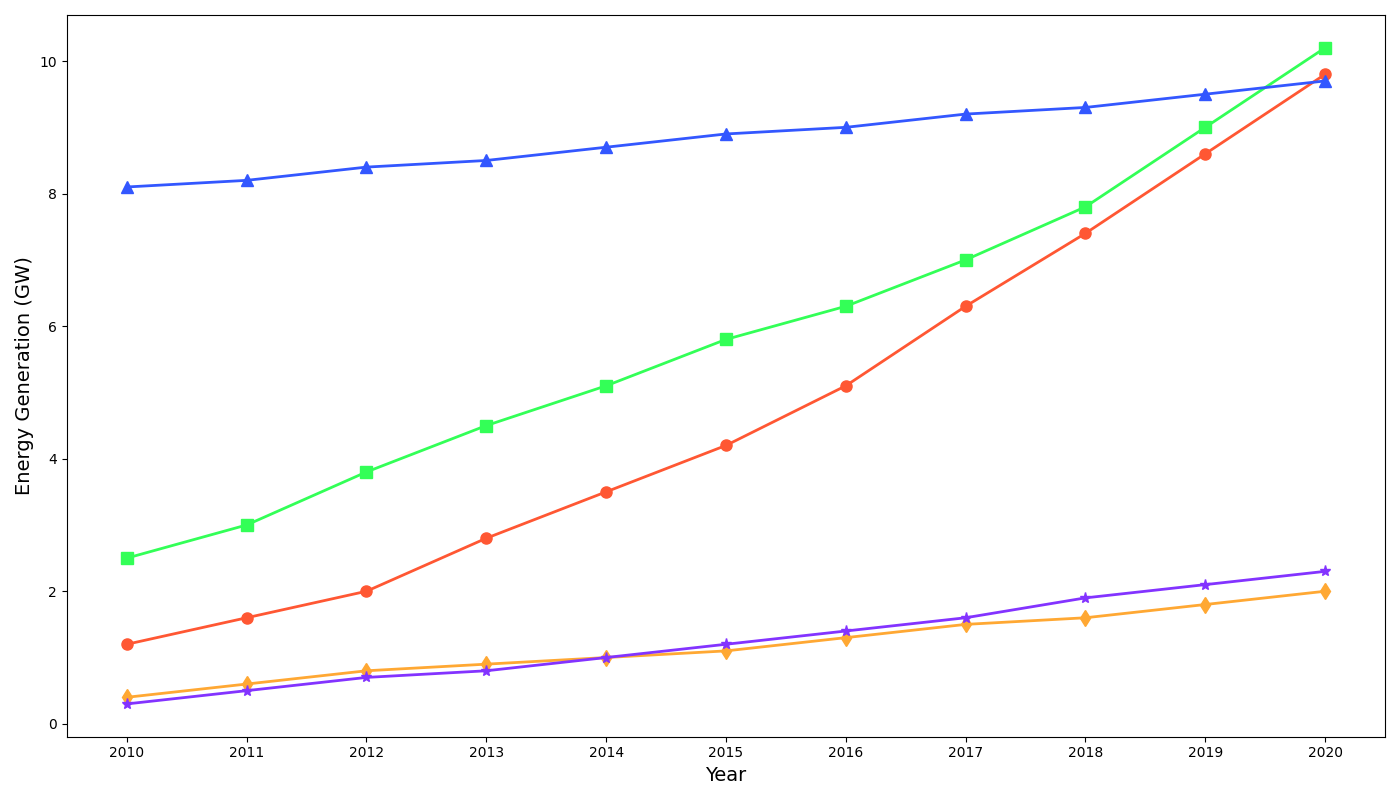

This chart was generated by the following Python code:
import matplotlib.pyplot as plt
import numpy as np

years = np.arange(2010, 2021)

solar = [1.2, 1.6, 2.0, 2.8, 3.5, 4.2, 5.1, 6.3, 7.4, 8.6, 9.8]
wind = [2.5, 3.0, 3.8, 4.5, 5.1, 5.8, 6.3, 7.0, 7.8, 9.0, 10.2]
hydro = [8.1, 8.2, 8.4, 8.5, 8.7, 8.9, 9.0, 9.2, 9.3, 9.5, 9.7]
geothermal = [0.4, 0.6, 0.8, 0.9, 1.0, 1.1, 1.3, 1.5, 1.6, 1.8, 2.0]
biomass = [0.3, 0.5, 0.7, 0.8, 1.0, 1.2, 1.4, 1.6, 1.9, 2.1, 2.3]

# New colors for each energy source
colors = ['#ff5733', '#33ff57', '#3357ff', '#ffa833', '#8333ff']

fig, ax = plt.subplots(figsize=(14, 8))

ax.plot(years, solar, color=colors[0], marker='o', linestyle='-', linewidth=2, markersize=8)
ax.plot(years, wind, color=colors[1], marker='s', linestyle='-', linewidth=2, markersize=8)
ax.plot(years, hydro, color=colors[2], marker='^', linestyle='-', linewidth=2, markersize=8)
ax.plot(years, geothermal, color=colors[3], marker='d', linestyle='-', linewidth=2, markersize=8)
ax.plot(years, biomass, color=colors[4], marker='*', linestyle='-', linewidth=2, markersize=8)

ax.set_xlabel("Year", fontsize=14)
ax.set_ylabel("Energy Generation (GW)", fontsize=14)
ax.set_xticks(years)

plt.tight_layout()
plt.show()
